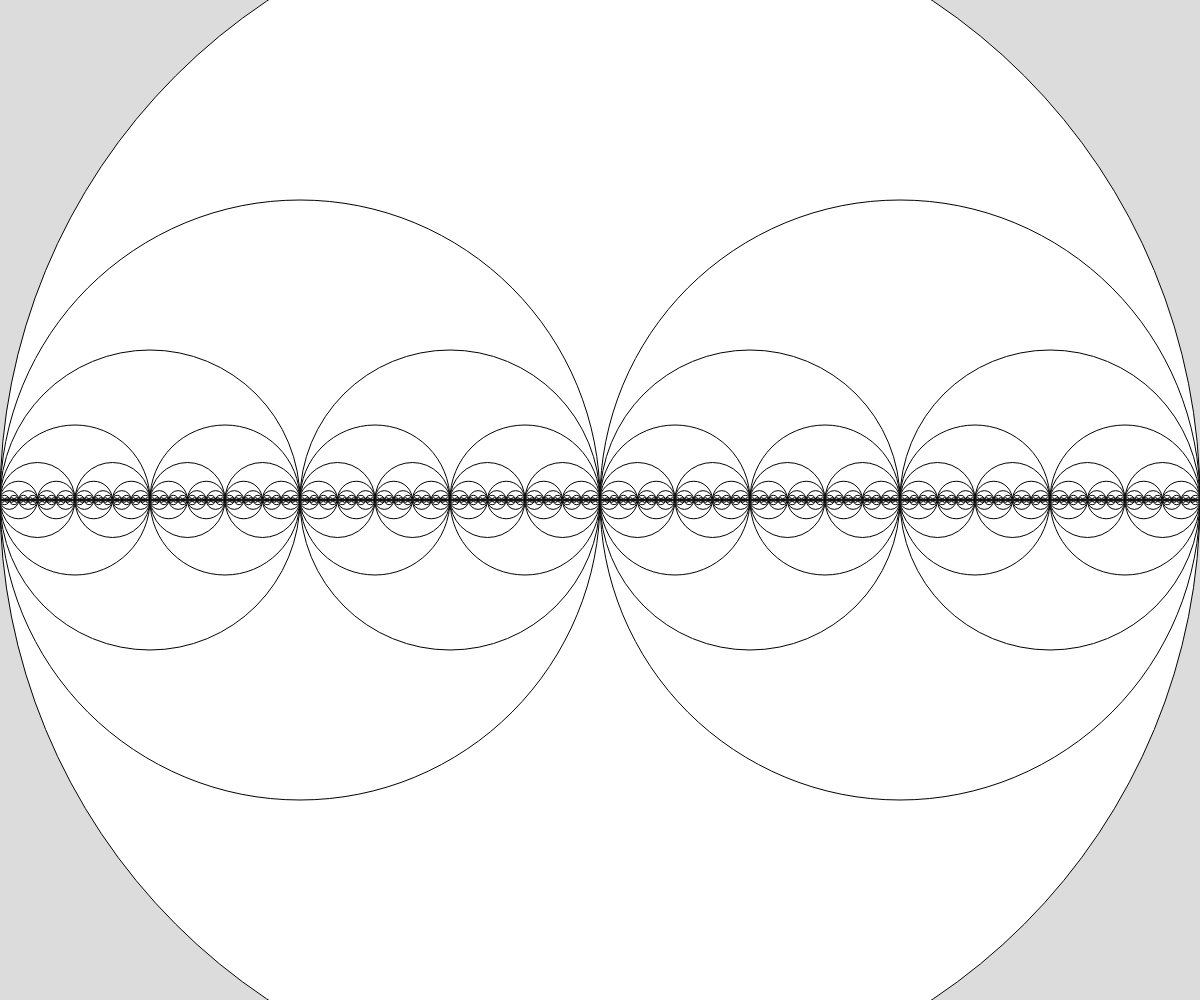
Frame 1 (no input)
Frame 60 (no input): identical to frame 1, image omitted
Frame 120 (the mouse pressed at the canvas centre since frame 60): identical to frame 1, image omitted

The p5.js sketch that drew this single still picture (run headless with seeded random() and noise() and a simulated clock; from frame 60 on, the mouse is pressed at the canvas centre):

// p5.js sketch
// ── sketch.js
// Project Title
// Your Name
// Date
//
// Extra for Experts:
// - describe what you did to take this project "above and beyond"


function setup() {
  createCanvas(windowWidth, windowHeight);
}

function draw() {
  background(220);
  fractalCircle(width/2, width, 10);
}

function fractalCircle(x, diameter, depth) {
  //base case
  circle(x, height/2, diameter);
  if (depth > 0) {
    depth--;
    //left circle
    fractalCircle(x-diameter/4, diameter/2, depth);
    //right circle
    fractalCircle(x+diameter/4, diameter/2, depth);
  }
}
